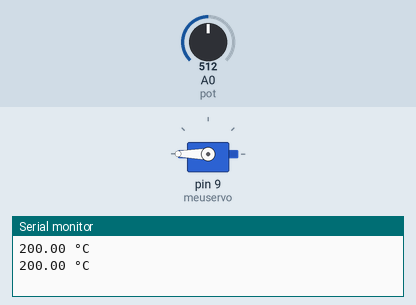
The sketch below on a simulated Arduino Uno, built with avr-gcc and run on an emulated ATmega328P. Parts: servo, the last lines printed to the serial monitor. The inputs (shaded band) are chosen by the test bench; at power-on: A0 (pot) = 512.

Above: at 1.8 s.
1.9 s: A0 (pot) set to 306
At 3.7 s:
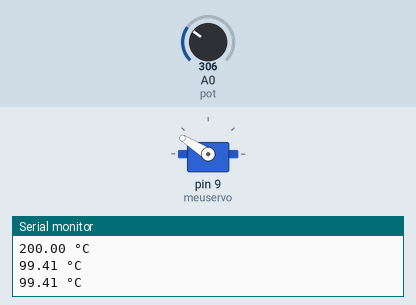
4.5 s: A0 (pot) set to 122
At 6.6 s:
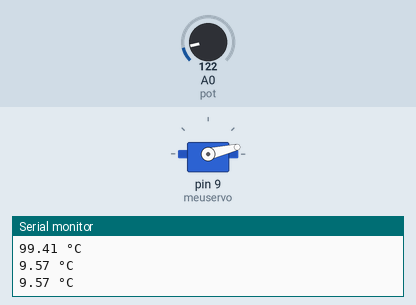
7.5 s: A0 (pot) set to 511
At 10.3 s:
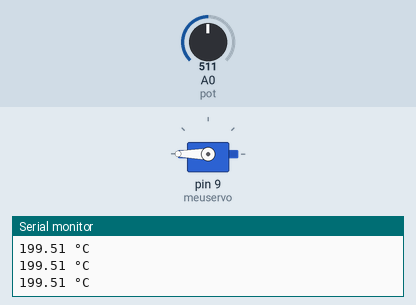
10.6 s: A0 (pot) set to 771
13.3 s: A0 (pot) set to 798
At 16.2 s:
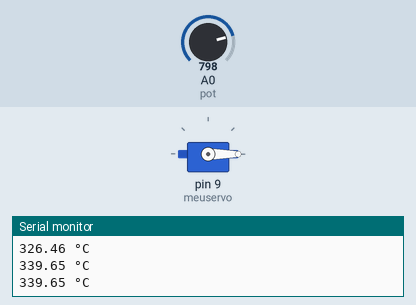
Timing chart, 0 to 17.7 s (numbered marks = the images above; inputs shaded):
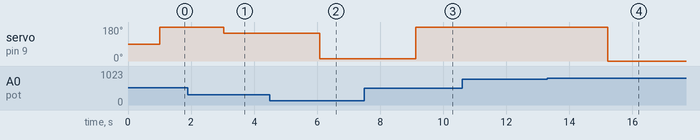

The sketch:

segunda_avalia_o_sistemas_embarcados1.ino
```cpp
#include <Servo.h> // Biblioteca do Servo

Servo meuservo;  // Objeto Servo

int val;         // Variável de leitura analógica do sensor

int pot = 0;     // Pino usado para conectar o sensor

void setup() {
  meuservo.attach(9);  // Pino usado para conectar o servo
  Serial.begin(9600);  // Começamos a comunicação serial a uma taxa de transmissão de 9600.

}
void loop() {
  val = analogRead(pot);           // Lê o valor analógico do sensor (0 a 1023)

  float voltage = val * (5000 / 1024.0);

  float temperatura = (voltage - 500) / 10;

  Serial.print(temperatura);
  Serial.print(" \xC2\xB0"); // mostra o símbolo de grau
  Serial.println("C");
  delay(1000); // espere um segundo entre as leituras

  temperatura = map(temperatura, 0, 120, 0, 180);    // Transforma em um valor em graus 0º a 180º
  meuservo.write(temperatura);                // Comando que envia o sinal para o servo rotacionar
  delay(15);                          // Espera 15ms
}
```

Measured:
- the behaviour switches between 786 and 787 on A0 (pot) (found by bisection; images 3 and 4)
- after the input at 1.9 s, servo on pin 9 (meuservo): 180° → 148° after 1.1 s
- after the input at 4.5 s, servo on pin 9 (meuservo): 148° → 13° after 1.6 s
- after the input at 7.5 s, servo on pin 9 (meuservo): 13° → 180° after 1.6 s
- after the input at 13.3 s, servo on pin 9 (meuservo): 180° → 0° after 1.9 s
